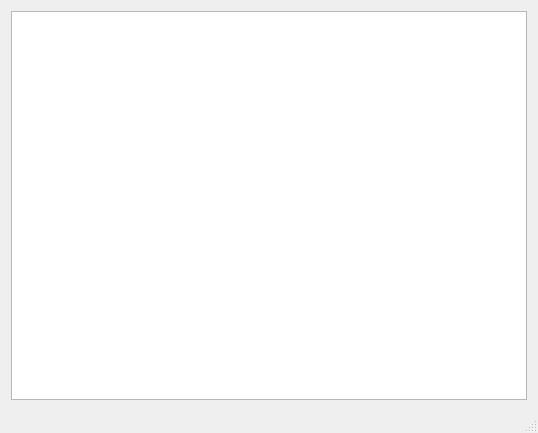
<?xml version="1.0" encoding="UTF-8"?>
<ui version="4.0">
 <class>MainWindow</class>
 <widget class="QMainWindow" name="MainWindow">
  <property name="geometry">
   <rect>
    <x>0</x>
    <y>0</y>
    <width>538</width>
    <height>433</height>
   </rect>
  </property>
  <property name="windowTitle">
   <string>MainWindow</string>
  </property>
  <widget class="QWidget" name="centralWidget">
   <layout class="QGridLayout" name="gridLayout">
    <item row="0" column="0">
     <widget class="QGraphicsView" name="graphicsView"/>
    </item>
   </layout>
  </widget>
  <widget class="QStatusBar" name="statusBar"/>
 </widget>
 <layoutdefault spacing="6" margin="11"/>
 <resources/>
 <connections/>
</ui>
